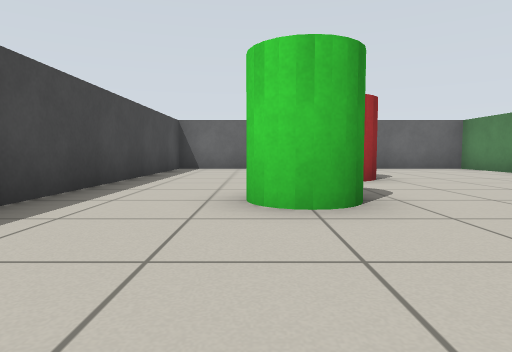
[1] (above)

24 first-person views from a walk through a world built for the Gazebo simulator. The camera is 0.5 m above the floor, tilts 4° down and sees 75° across. The floor is counted in squares, 1 m on a side. Each view is taken from the middle of a square. On the plan, view 1 faces up. The plan holds only what a view shows up to about 9 squares ahead; the rest is blank. The place goes on beyond the plan.

[2]
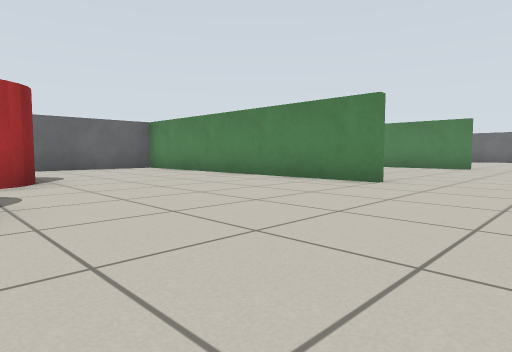

[3]
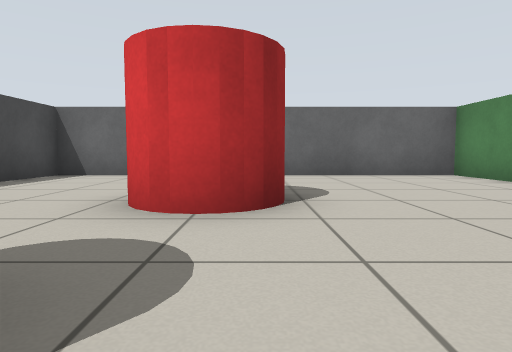

[4]
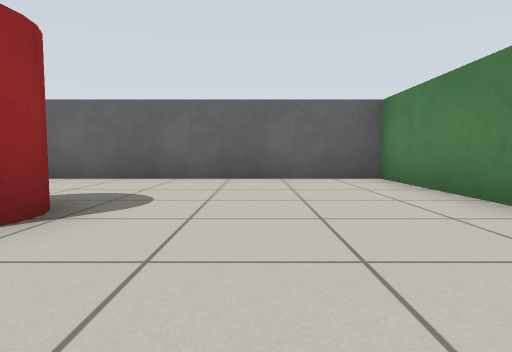

[5]
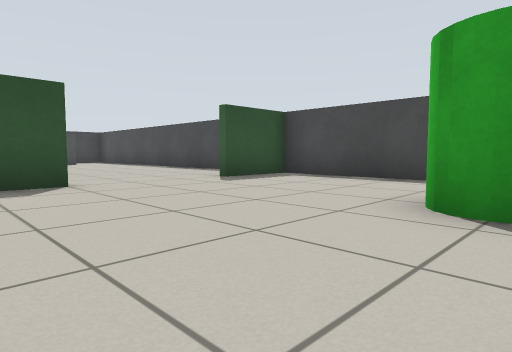

[6]
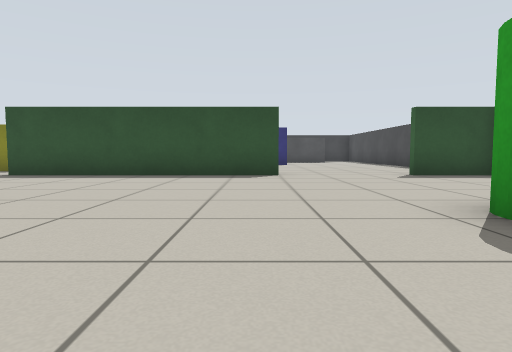

[7]
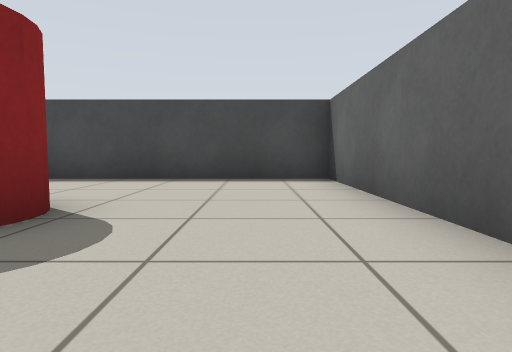

[8]
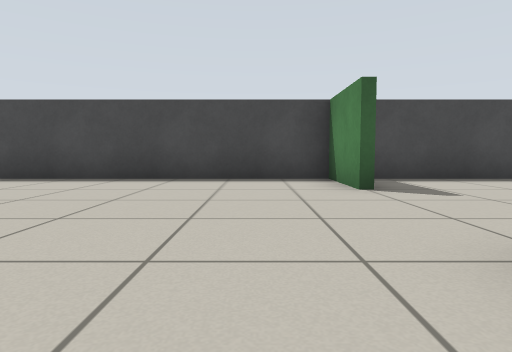

[9]
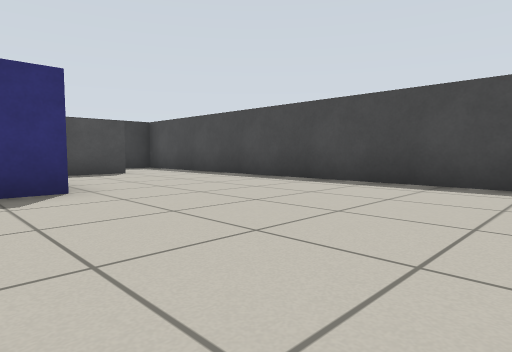

[10]
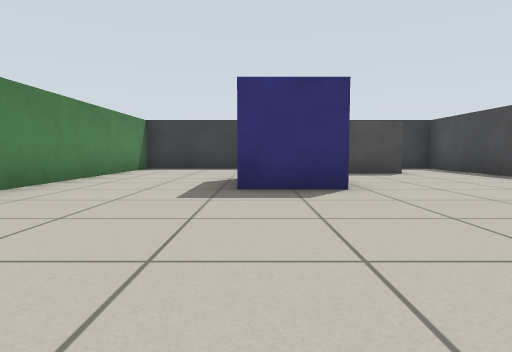

[11]
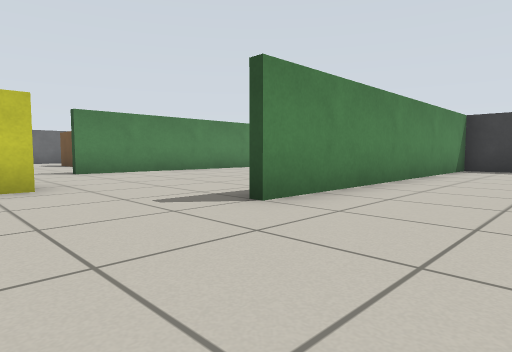

[12]
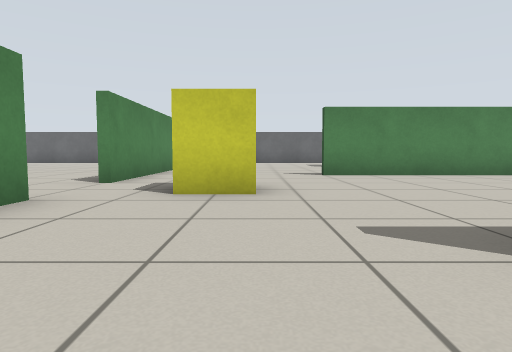

[13]
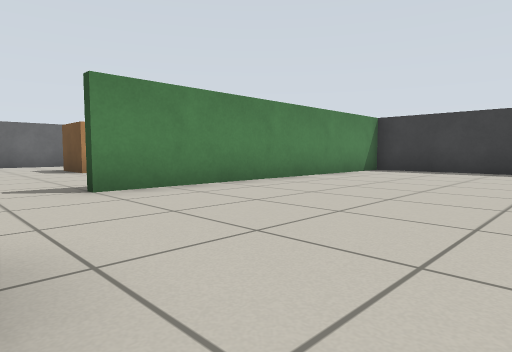

[14]
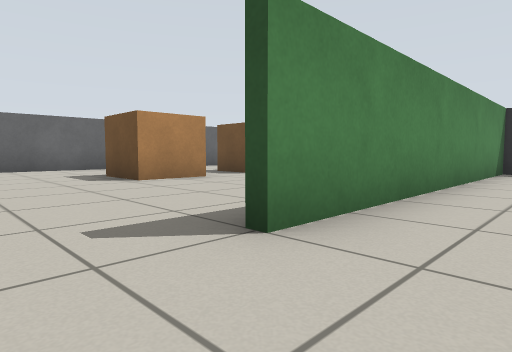

[15]
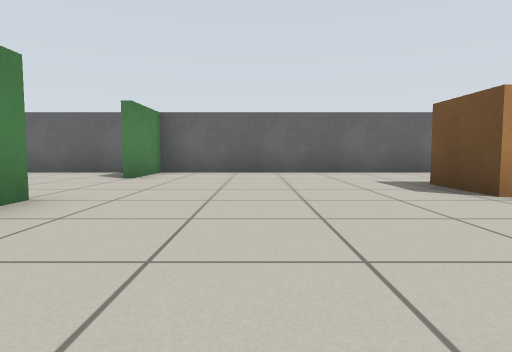

[16]
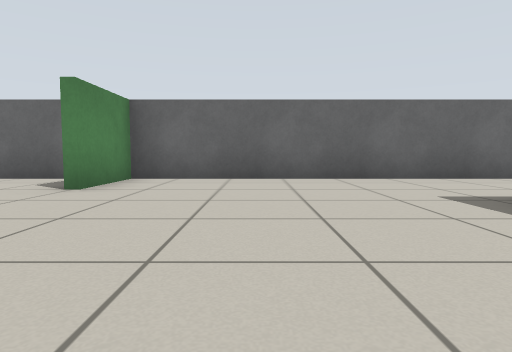

[17]
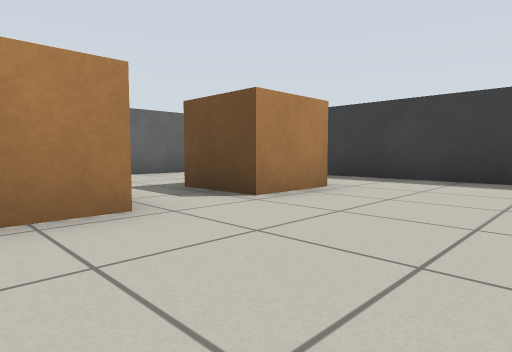

[18]
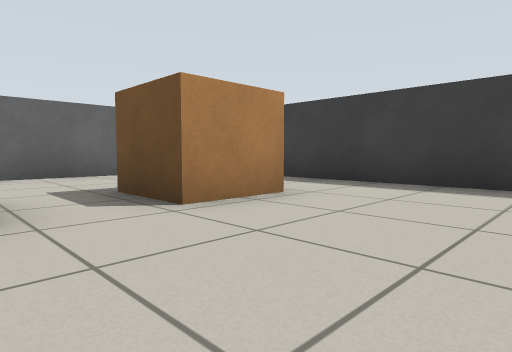

[19]
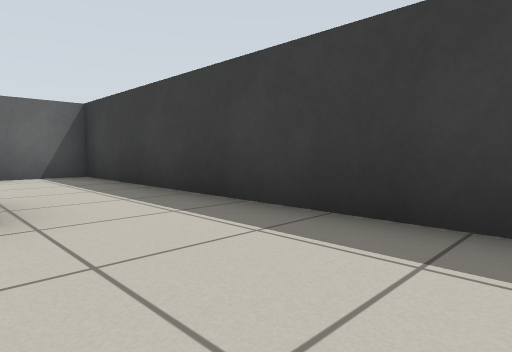

[20]
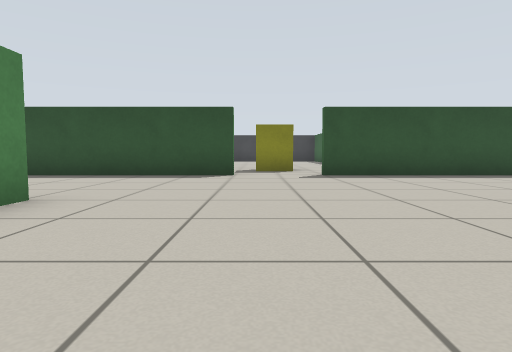

[21]
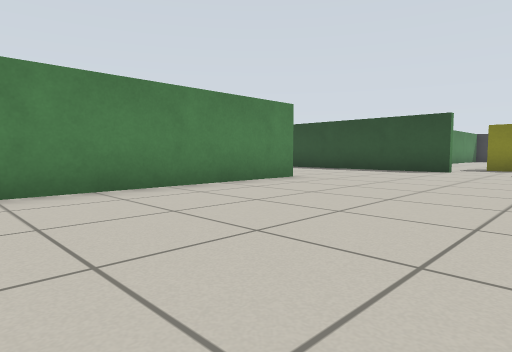

[22]
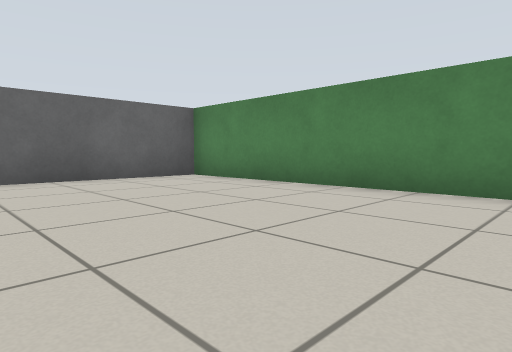

[23]
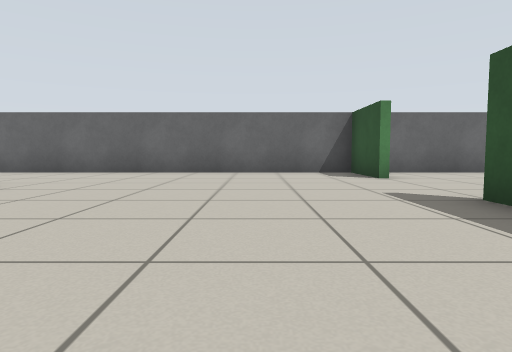

[24]
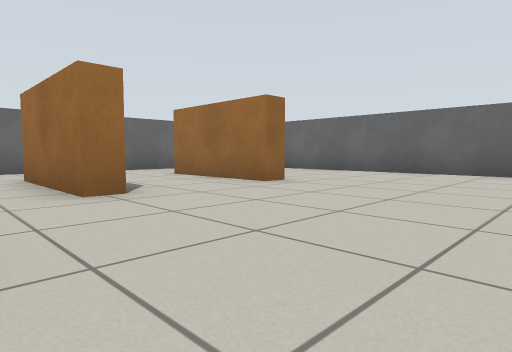

### Floor plan
Ten units are one square. View 1 is at (0, 0); x grows to the right and y downward. Boxes are objects, and circles mark ways between rooms. Rooms are numbered by the first view taken in them; rooms with no view inside come last. Other rooms are left out.
<svg viewBox="-29 -109 249 248">
<path fill="none" stroke="#000" d="M64 -24 64 -104 -24 -104 -24 14 -5 14M24 14 56 14M104 14 165 14M85 16 80 16M140 16 105 16M124 -24 124 -104 88 -104M56 14 85 14M165 16 160 16M195 14 215 14M149 -50 143 -50M178 -50 173 -50 173 -80M91 134 124 134 124 55M215 16 195 16M142 134 214 134 214 -75M-5 16 -24 16 -24 121M54 134 64 134 64 55M148 -104 141 -104"/>
<rect x="-5" y="-45" width="20" height="20" fill="#bbb"><title>green cylinder</title></rect>
<rect x="5" y="-75" width="20" height="20" fill="#bbb"><title>red cylinder</title></rect>
<rect x="-5" y="105" width="20" height="20" fill="#bbb"><title>grey box</title></rect>
<rect x="15" y="75" width="20" height="20" fill="#bbb"><title>blue box</title></rect>
<rect x="85" y="25" width="20" height="20" fill="#bbb"><title>yellow box</title></rect>
<rect x="165" y="95" width="20" height="20" fill="#bbb"><title>brown box</title></rect>
<rect x="165" y="65" width="20" height="20" fill="#bbb"><title>brown box</title></rect>
<circle cx="33" cy="0" r="3" fill="#2a7"/>
<text x="20" y="-50">1</text>
<text x="110" y="30">2</text>
</svg>
Room 1 opens to room 2.

Where each view was taken, in squares from view 1:
view 1: 0 up, 0 right, facing up
view 2: 0 up, 1 right, facing up-right
view 3: 3 up, 2 right, facing up
view 4: 4 up, 4 right, facing up
view 5: 4 up, 4 right, facing down-left
view 6: 6 up, 3 right, facing down
view 7: 9 up, 4 right, facing left
view 8: 3 down, 4 right, facing left
view 9: 3 down, 3 right, facing down-left
view 10: 3 down, 3 right, facing down
view 11: 3 down, 4 right, facing down-right
view 12: 4 down, 5 right, facing right
view 13: 4 down, 8 right, facing down-right
view 14: 4 down, 11 right, facing down-right
view 15: 4 down, 13 right, facing right
view 16: 4 down, 15 right, facing right
view 17: 7 down, 14 right, facing down-right
view 18: 8 down, 14 right, facing down-right
view 19: 11 down, 14 right, facing down-right
view 20: 6 up, 10 right, facing down
view 21: 8 up, 8 right, facing down-right
view 22: 4 up, 8 right, facing up-right
view 23: 1 up, 13 right, facing right
view 24: 1 up, 13 right, facing up-right
